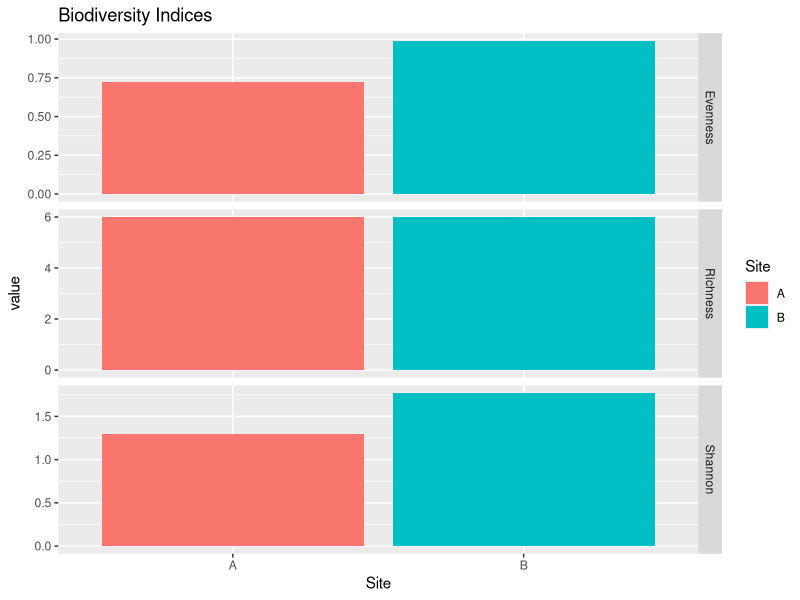

Generate this figure with R:
##### Indices of Biodiversity from Wildlife Abundance Data ##### 

# if this is your first time using these packages, you must install them first, otherwise skip this or comment this out
install.packages('ggplot2')
install.packages('tidyr')
install.packages('dplyr')

# load the packages we'll need to work with
library(ggplot2)
library(tidyr)
library(dplyr)

# Set working directory to the folder that holds my data files
setwd("C:/Users/saweiss.LC/OneDrive - Lewis and Clark Community College/UI Field Course/UI-Field-Course-at-NGRREC/")

#### Read in Dataset ####
wildlife <- read.csv("wildlife_example.csv")

# inspect the data 
head(wildlife)

#### Calculating Indices of Biodiversity: Richness, Diversity, and Evenness ####

###### Species Richness ######

# calculating the number of species observed at each site

richness <- wildlife %>% 
  group_by(Site) %>% # designate the grouping variable(s)
  summarize(Richness = n()) # provide the formula, in this case, counting the rows (this is what 'n()' does)

richness # return the resulting transformed data, which summarizes species richness at each site

###### Species Diversity - Shannon-Wiener ######

diversity <- wildlife %>%
  group_by(Site) %>% # designate the grouping variable(s)
  summarize(N = sum(Abundance), # provide formula for calculating N (overall sum of individuals)
            Shannon = -sum((Abundance/sum(Abundance))*log(Abundance/sum(Abundance)))) #provide the formula for the Shannon index, being mindful of where you place your parentheses.

diversity # return the summarized data

###### Species Evenness ######

# join the diversity and richness data frames
bio_indices <- left_join(diversity, richness) # if not specified, will join based on a commonly named variable, here, that variable is 'Site'
bio_indices # return the resulting joined dataset

# calculate evenness
bio_indices$Evenness <- bio_indices$Shannon/log(bio_indices$Richness) # assigning the resulting evenness calculations to a new variable called 'Evenness'
bio_indices # return the updated data frame


#### Plotting the results ####

# first, we need to transform the data such that each observed index value is its own row, and we move the index names to one column. This is known as a 'long' format data frame
bio_indices_long <- pivot_longer(bio_indices, cols = Shannon:Evenness, names_to = "Index") # cols argument is the first:last colummns for the indices.

# Create a bar plot of the three indices, comparing sites
bioplot <- ggplot(data=bio_indices_long, aes(x=Site, y=value, fill=Site)) + # indicates the dataframe to use, the x axis variable (Site), y axis variable (value), and grouping variable (Site) for colors
  geom_bar(stat="identity") + # specifies type of plot
  facet_grid(rows=vars(Index), scales = "free_y") + # separates each index to its own plot in its own row
  ggtitle("Biodiversity Indices") # title

bioplot 
